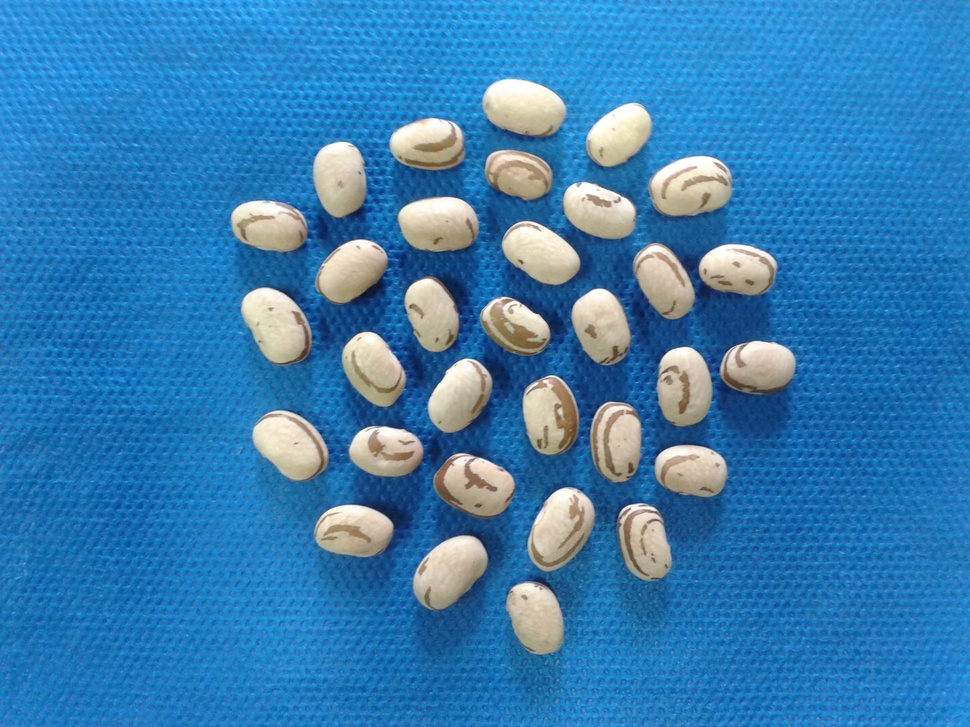
#> input picture Roteiros de Estudo Orientado - REOs/REO 02/AULA_06/feijao.jpg, 970 x 727 px, shrunk from 2048 x 1536 before the run
$ python aula_06_ex_01.py
#> lines starting #> are read from the running program, lines starting #| are printed output that depends on the picture; after the words box and inside, x2 and y2 are one past the last pixel; in counts of white or black regions, pixels touching at a corner belong together
########################################################################################################################
# Lavras - MG
# 02/08/2020
# Universidade Federal de Lavras - UFLA
# Departamento de Biologia
# Programa de Pós Graduação em Genética e Melhoramento de Plantas
# Disciplina: Visão Computacional No Melhoramento de Plantas
# Docente: Vinícius Quintão Carneiro
# E-mail: vinicius.carneiro@ufla.br
# GITHUB: vqcarneiro - https://github.com/VQCarneiro
########################################################################################################################
# PROCEDIMENTO: Identificação e Mensuração de Objetos
########################################################################################################################
# Importar pacotes
import cv2 # Importa o pacote opencv
import numpy as np
from matplotlib import pyplot as plt # Importa o pacote matplotlib
from skimage.measure import label, regionprops
########################################################################################################################
# Leitura da imagem

nome_arquivo = 'feijao.jpg'
img_bgr = cv2.imread(nome_arquivo,1)
#> img_bgr is the input picture: shape (727, 970, 3); mean B, G, R 178.7, 126.2, 55.7
img_rgb = cv2.cvtColor(img_bgr,cv2.COLOR_BGR2RGB)
img_YCrCb = cv2.cvtColor(img_bgr,cv2.COLOR_BGR2YCR_CB)
#> img_YCrCb: shape (727, 970, 3); mean of channels 0, 1, 2 111.1, 88.5, 166.1

########################################################################################################################
# Partição dos canais
Y,Cr,Cb = cv2.split(img_YCrCb)
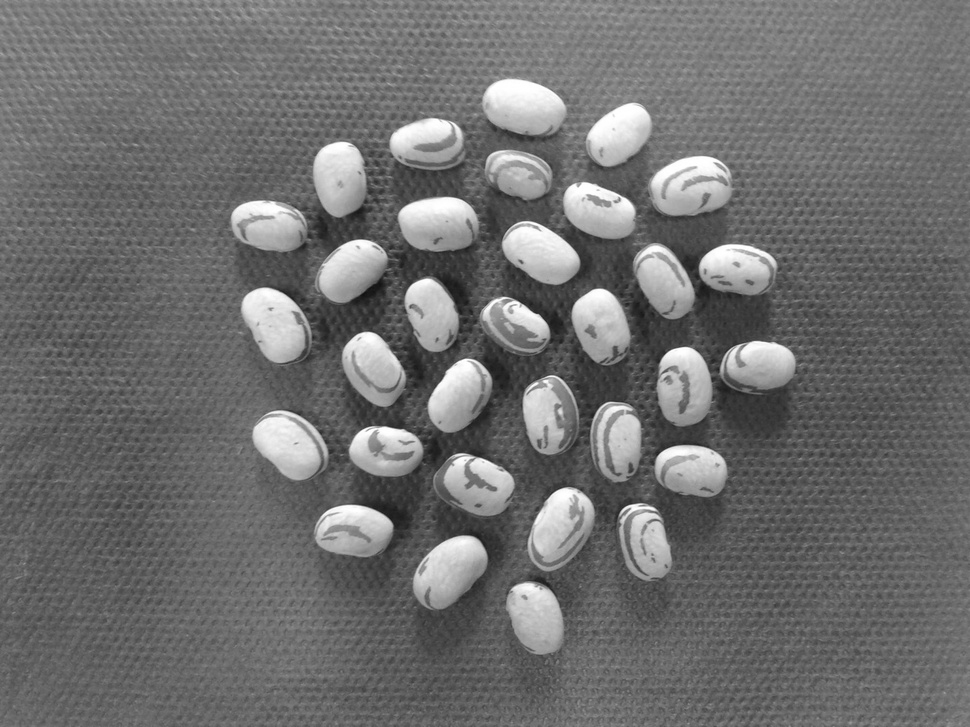
#> Y: shape (727, 970); min 17, max 255, mean 111.1
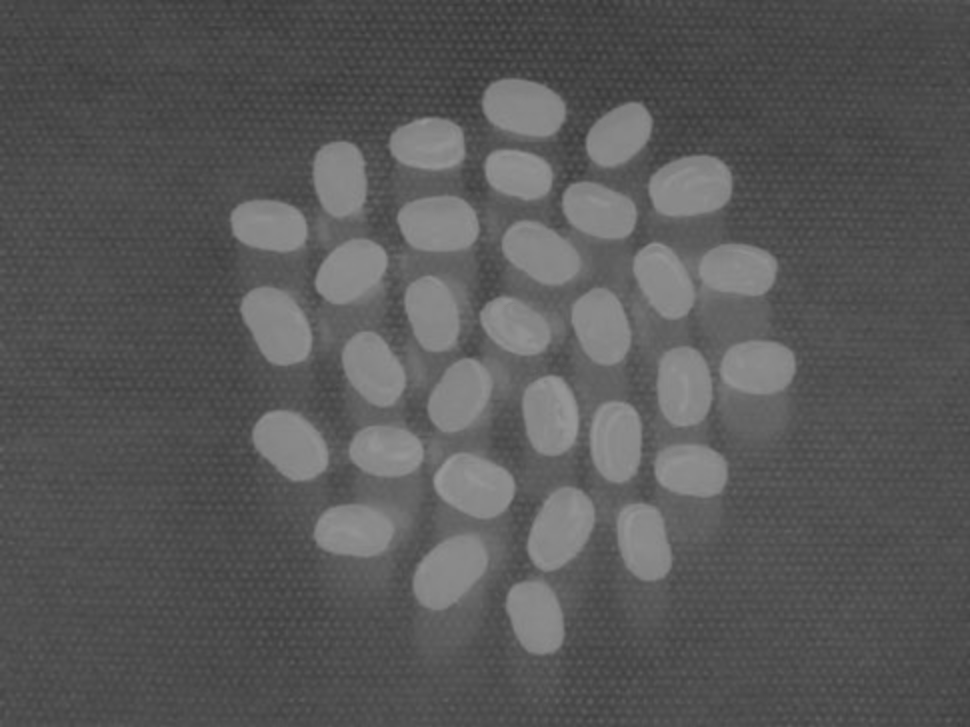
#> Cr: shape (727, 970); min 56, max 152, mean 88.5
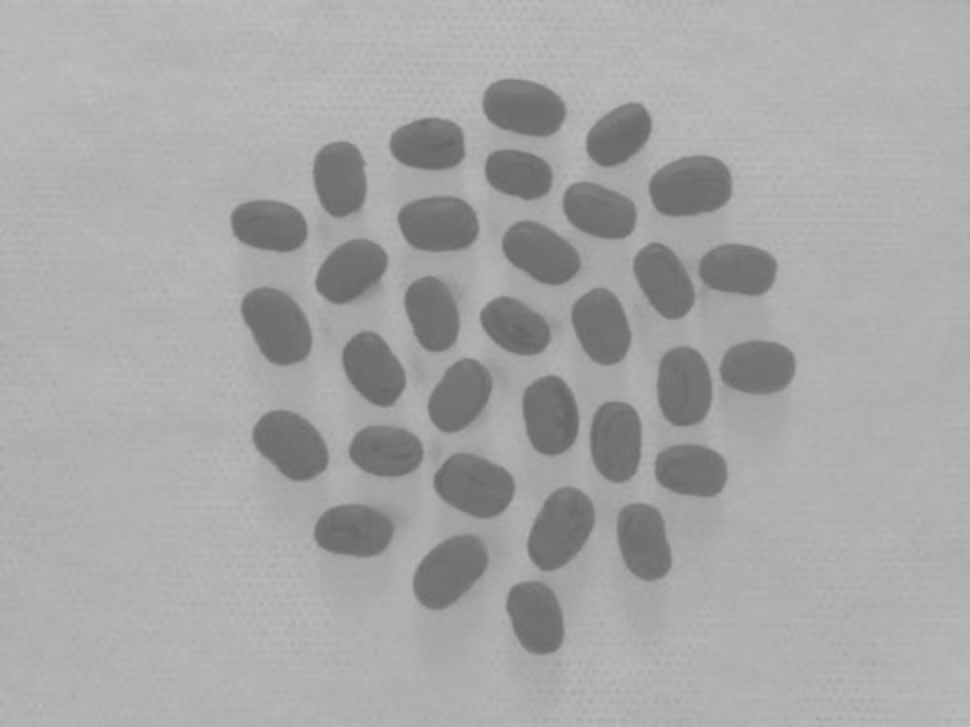
#> Cb: shape (727, 970); min 101, max 190, mean 166.1
Cb = cv2.medianBlur(Cb,9)
########################################################################################################################
# Histograma do canal informativo
hist_Cb = cv2.calcHist([Cb],[0], None, [256],[0,256])
#> hist_Cb = 256 values, max 76156 at index 176, min 0 at index 0, mean 2754.6
########################################################################################################################
# Limiarização - Thresholding
(L, img_limiar_inv) = cv2.threshold(Cb,0,255,cv2.THRESH_BINARY_INV+cv2.THRESH_OTSU)
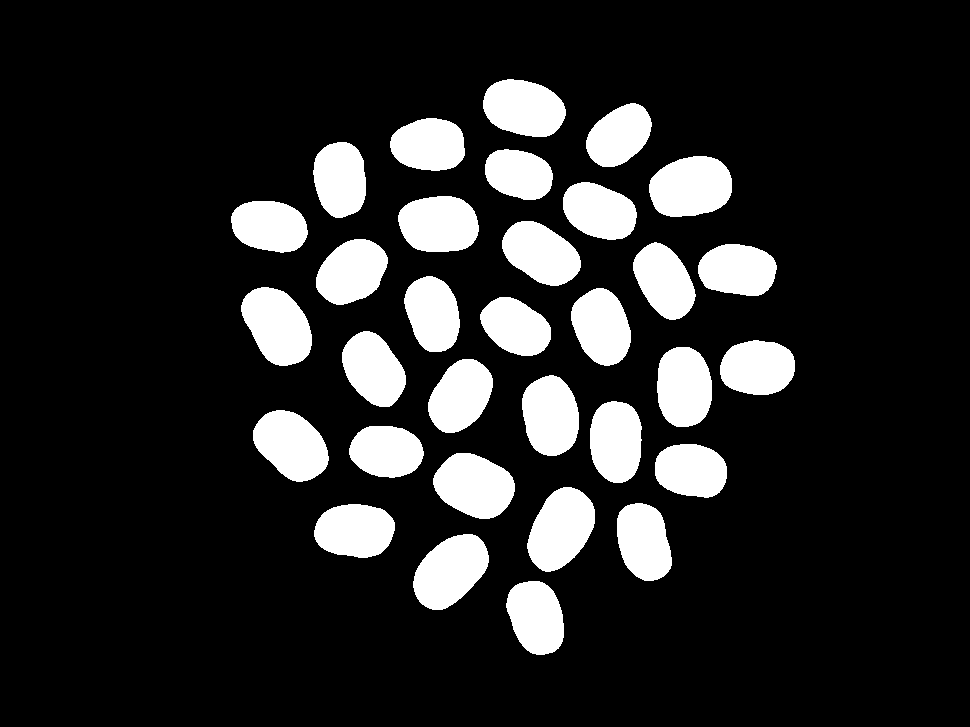
#> img_limiar_inv: shape (727, 970); 15.6% white; 32 white regions
#> L = 146
########################################################################################################################
# Obtendo imagem segmentada
img_segmentada = cv2.bitwise_and(img_rgb,img_rgb,mask=img_limiar_inv)
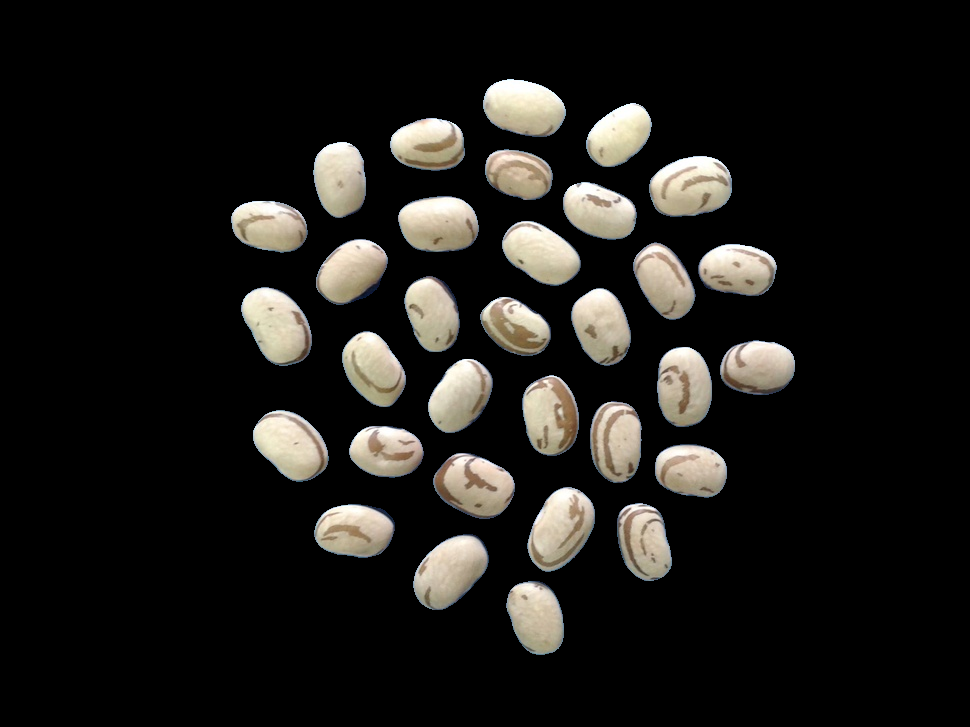
#> img_segmentada: shape (727, 970, 3); mean R, G, B 29.5, 28, 25.1

########################################################################################################################
# Objetos
mascara = img_limiar_inv.copy()
cnts,h = cv2.findContours(mascara, cv2.RETR_TREE,cv2.CHAIN_APPROX_SIMPLE)
#> cnts = 32 contours; largest, box (x1, y1, x2, y2) and area: (649, 156, 732, 217) 3940, (527, 487, 595, 572) 3928, (241, 287, 312, 366) 3875, (413, 534, 489, 610) 3863, (433, 453, 515, 519) 3836; h = 32 rows, first 6: [1, -1, -1, -1], [2, 0, -1, -1], [3, 1, -1, -1], [4, 2, -1, -1], [5, 3, -1, -1], [6, 4, -1, -1]

########################################################################################################################
# Dados Sementes
print('-'*50)
#https://opencv-python-tutroals.readthedocs.io/en/latest/py_tutorials/py_imgproc/py_contours/py_contour_properties/py_contour_properties.html

for (i, c) in enumerate(cnts):

	(x, y, w, h) = cv2.boundingRect(c)
	obj = img_limiar_inv[y:y+h,x:x+w]
	obj_rgb = img_segmentada[y:y+h,x:x+w]
	obj_bgr = cv2.cvtColor(obj_rgb,cv2.COLOR_RGB2BGR)
	cv2.imwrite('s'+str(i+1)+'.png',obj_bgr)
	cv2.imwrite('sb'+str(i+1)+'.png',obj)

	regiao = regionprops(obj) #https: // scikit - image.org / docs / dev / api / skimage.measure.html  # skimage.measure.regionprops
	print('Semente: ', str(i+1))
	print('Dimensão da Imagem: ', np.shape(obj))
	print('Medidas Físicas')
	print('Centroide: ', regiao[0].centroid)
	print('Comprimento do eixo menor: ', regiao[0].minor_axis_length)
	print('Comprimento do eixo maior: ', regiao[0].major_axis_length)
	print('Razão: ', regiao[0].major_axis_length / regiao[0].minor_axis_length)
	area = cv2.contourArea(c)
	print('Área: ', area)
	print('Perímetro: ', cv2.arcLength(c,True))

	print('Medidas de Cor')
	min_val_r, max_val_r, min_loc_r, max_loc_r = cv2.minMaxLoc(obj_rgb[:,:,0], mask=obj)
	print('Valor Mínimo no R: ', min_val_r, ' - Posição: ', min_loc_r)
	print('Valor Máximo no R: ', max_val_r, ' - Posição: ', max_loc_r)
	med_val_r = cv2.mean(obj_rgb[:,:,0], mask=obj)
	print('Média no Vermelho: ', med_val_r)

	min_val_g, max_val_g, min_loc_g, max_loc_g = cv2.minMaxLoc(obj_rgb[:, :, 1], mask=obj)
	print('Valor Mínimo no G: ', min_val_g, ' - Posição: ', min_loc_g)
	print('Valor Máximo no G: ', max_val_g, ' - Posição: ', max_loc_g)
	med_val_g = cv2.mean(obj_rgb[:,:,1], mask=obj)
	print('Média no Verde: ', med_val_g)

	min_val_b, max_val_b, min_loc_b, max_loc_b = cv2.minMaxLoc(obj_rgb[:, :, 2], mask=obj)
	print('Valor Mínimo no B: ', min_val_b, ' - Posição: ', min_loc_b)
	print('Valor Máximo no B: ', max_val_b, ' - Posição: ', max_loc_b)
	med_val_b = cv2.mean(obj_rgb[:,:,2], mask=obj)
	print('Média no Azul: ', med_val_b)
	print('-'*50)
#> this loop made 32 passes
#> (x, y, w, h, area, min_val_r, min_loc_r, max_loc_r) on passes 4, 6, 7, 16, 18, 20, 22, 25, 27, 28, 30: (617, 503, 55, 78, 3231.5, 51, (2, 9), (16, 4)), (433, 453, 82, 66, 3836, 26, (41, 1), (30, 4)), (655, 444, 72, 54, 3046.5, 27, (41, 0), (29, 6)), (480, 297, 71, 59, 2905, 27, (40, 4), (22, 1)), (241, 287, 71, 79, 3875, 20, (42, 4), (22, 4)), (698, 244, 79, 52, 3167, 20, (7, 42), (29, 3)), (316, 239, 72, 66, 3354.5, 7, (57, 52), (43, 2)), (398, 196, 81, 56, 3610.5, 25, (60, 54), (46, 2)), (649, 156, 83, 61, 3939.5, 40, (32, 60), (54, 1)), (485, 149, 68, 51, 2609.5, 32, (33, 48), (20, 6)), (390, 118, 75, 53, 3073.5, 33, (26, 50), (40, 3))
#> (x, y, w, h, area, min_val_r, max_loc_r, med_val_r) on passes 1, 13, 15, 17, 21, 23: (506, 581, 58, 74, 3199.5, 18, (24, 5), (187.6, 0, 0, 0)), (657, 347, 55, 80, 3537, 34, (23, 2), (179.5, 0, 0, 0)), (342, 331, 64, 76, 3303, 28, (21, 2), (189, 0, 0, 0)), (571, 288, 60, 78, 3347, 37, (27, 2), (187.5, 0, 0, 0)), (633, 242, 63, 78, 3188.5, 33, (21, 4), (183.2, 0, 0, 0)), (502, 221, 79, 65, 3441.5, 33, (20, 1), (206.6, 0, 0, 0))
#> (printed output is left out)
#> obj: shape (58, 83); 76.7% white; 4 black regions, box (x1, y1, x2, y2) and area: (31, 0, 83, 30) 441, (0, 30, 49, 58) 392, (64, 37, 83, 58) 144, (0, 0, 24, 21) 143
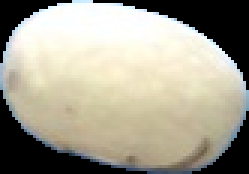
#> obj_rgb: shape (58, 83, 3) (shown 3 times larger); mean R, G, B 164.1, 159.8, 144.4


########################################################################################################################
print('Total de sementes: ', len(cnts))
print('-'*50)

seg = img_segmentada.copy()
cv2.drawContours(seg,cnts,-1,(0,255,0),2)
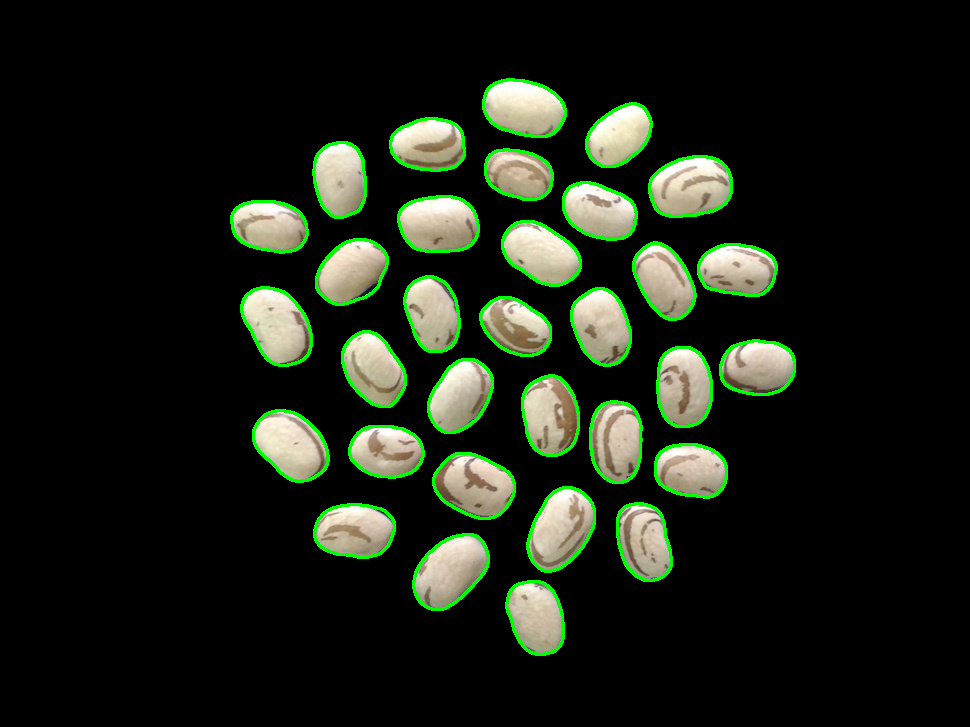
#> seg: shape (727, 970, 3); 3.31% of pixels changed, all inside (x1, y1, x2, y2) = (230, 78, 796, 656)

plt.figure('Sementes')
plt.subplot(1,2,1)
plt.imshow(seg)
plt.xticks([])
plt.yticks([])
plt.title('Sementes')

plt.subplot(1,2,2)
plt.imshow(obj_rgb)
plt.xticks([])
plt.yticks([])
plt.title('Semente')
plt.show()
########################################################################################################################
